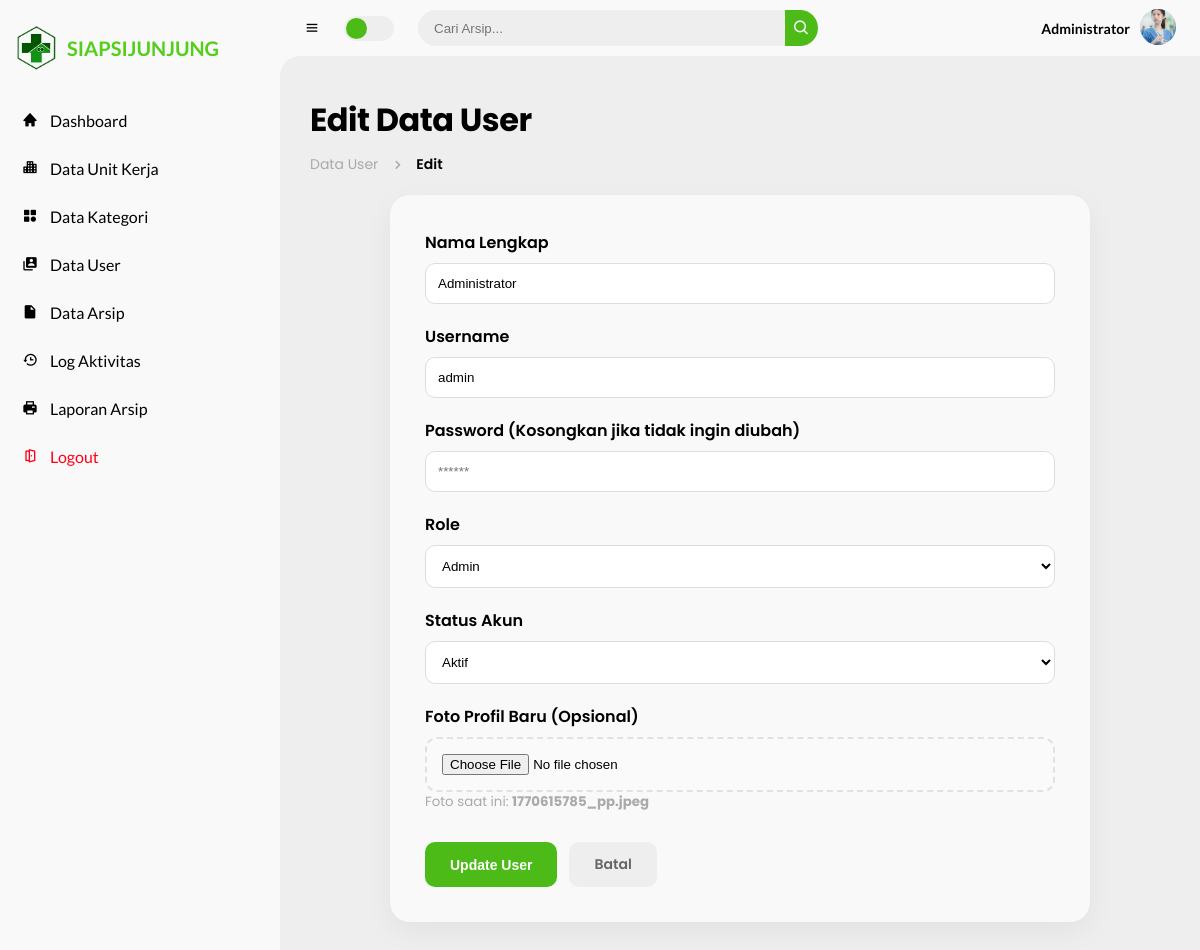
/pages/admin/user_edit.php?id=2 (signed in), run on the app's committed database.
### tables this page shows
CREATE TABLE `users` (
  `id_user` int(11) NOT NULL,
  `username` varchar(50) NOT NULL,
  `password` varchar(255) NOT NULL,
  `nama_lengkap` varchar(100) NOT NULL,
  `foto` varchar(255) DEFAULT NULL,
  `role` enum('admin','petugas','pimpinan') NOT NULL,
  `id_unit` int(11) DEFAULT NULL,
  `status` enum('aktif','nonaktif') DEFAULT 'aktif',
  `created_at` timestamp NOT NULL DEFAULT current_timestamp()
);

### pages/admin/user_edit.php (the view, shortened to what this page needs)
<?php
include "../../config/koneksi.php";
$id = mysqli_real_escape_string($koneksi, $_GET['id']);
$query = mysqli_query($koneksi, "SELECT * FROM users WHERE id_user = '$id'");
$data = mysqli_fetch_assoc($query);
?>
<!DOCTYPE html>
<html lang="id">
<head>
    <link rel="stylesheet" href="../../assets/boxicons-2.1.4/css/boxicons.min.css">
    <link rel="stylesheet" href="../../assets/css/style.css">
</head>
<body>
    <?php include '../partials/sidebar.php'; ?>
    <section id="content">
        <?php include '../partials/navbar.php'; ?>
        <main>
            <div class="head-title">
                <div class="left">
                    <h1>Edit Data User</h1>
                    <ul class="breadcrumb">
                        <li><a href="data_user.php">Data User</a></li>
                        <li><i class='bx bx-chevron-right'></i></li>
                        <li><a class="active" href="#">Edit</a></li>
                    </ul>
                </div>
            </div>
            <div class="form-box">
                <form action="" method="POST" enctype="multipart/form-data">
                    <div class="form-group">
                        <label>Nama Lengkap</label>
                        <input type="text" name="nama_lengkap" value="<?= htmlspecialchars($data['nama_lengkap']); ?>" required>
                    </div>
                    <div class="form-group">
                        <label>Username</label>
                        <input type="text" name="username" value="<?= htmlspecialchars($data['username']); ?>" required>
                    </div>
                    <div class="form-group">
                        <label>Password (Kosongkan jika tidak ingin diubah)</label>
                        <input type="password" name="password" placeholder="******">
                    </div>
                    <div class="form-group">
                        <label>Role</label>
                        <select name="role" id="role_select" onchange="toggleUnit()" required>
                            <option value="admin" <?= $data['role'] == 'admin' ? 'selected' : ''; ?>>Admin</option>
                        </select>
                    </div>
                    <div class="form-group">
                        <label>Status Akun</label>
                        <select name="status">
                            <option value="aktif" <?= $data['status'] == 'aktif' ? 'selected' : ''; ?>>Aktif</option>
                        </select>
                    </div>
                    <div class="form-group">
                        <label>Foto Profil Baru (Opsional)</label>
                        <input type="file" name="foto" accept="image/*">
                        <small style="display: block; color: var(--dark-grey);">Foto saat ini: <strong><?= $data['foto']; ?></strong></small>
                    </div>
                    <div class="form-action">
                        <button type="submit" name="update" class="btn-save">Update User</button>
                        <a href="data_user.php" class="btn-cancel" style="text-decoration: none;">Batal</a>
                    </div>
                </form>
            </div>
        </main>
    </section>
</body>
</html>

### assets/css/style.css (style rules this page uses)
* { margin: 0; padding: 0; box-sizing: border-box; }
a { text-decoration: none; }
li { list-style: none; }
:root { --poppins: 'Poppins', sans-serif; --lato: 'Lato', sans-serif; --light: #F9F9F9; --green: #4cbb17; --light-green: #CFE8FF; --grey: #eee; --dark-grey: #AAAAAA; --berkas:#ffb300; --dark: #000000; --red: rgb(255, 0, 25); --yellow: #FFCE26; --light-yellow: #FFF2C6; --orange: #FD7238; --light-orange: #FFE0D3; --white-card: #ffffff; --border-color: #e5e7eb; }
html { overflow-x: hidden !important; }
body { background: var(--grey); overflow-x: hidden; }
#content { position: relative; width: calc(100% - 280px); left: 280px; transition: .3s ease; }
#content main { width: 100%; padding: 40px 30px; font-family: var(--poppins); max-height: calc(100vh - 56px); overflow-y: auto; }
#content main .head-title { display: flex; align-items: center; justify-content: space-between; grid-gap: 16px; flex-wrap: wrap; }
#content main .head-title .left h1 { font-size: 32px; font-weight: 700; margin-bottom: 5px; color: var(--dark); letter-spacing: -0.5px; }
.btn-save { background: var(--green); color: #fff; padding: 12px 25px; border-radius: 10px; border: none; cursor: pointer; font-weight: 600; display: flex; align-items: center; gap: 8px; transition: 0.3s; font-size: 14px; }
.btn-cancel { background: #eee; color: #666; padding: 12px 25px; border-radius: 10px; text-decoration: none; font-weight: 600; transition: 0.3s; font-size: 14px; display: flex; align-items: center; }
.form-box { background: var(--light); padding: 35px; border-radius: 20px; max-width: 700px; margin: 20px auto; box-shadow: 0 10px 30px rgba(0, 0, 0, 0.05); }
.form-group { margin-bottom: 20px; }
.form-group label { display: block; font-weight: 600; margin-bottom: 8px; color: var(--dark); }
.form-group input, .form-group select, .form-group textarea { width: 100%; padding: 12px; border-radius: 10px; border: 1px solid #ddd; background: #fff; }
input[type="file"] { padding: 8px; background: #f8f9fa; border: 2px dashed #ddd; cursor: pointer; }
input[type="file"] { background: #fafafa; border: 2px dashed #dee2e6; padding: 15px; border-radius: 12px; width: 100%; cursor: pointer; }
.form-action { display: flex; gap: 12px; margin-top: 30px; }

### pages/admin/user_edit.php (style rules this page uses)
.breadcrumb { display: flex; align-items: center; grid-gap: 10px; margin-top: 10px; }
.breadcrumb li { color: var(--dark); list-style: none; display: flex; align-items: center; }
.breadcrumb li a { color: var(--dark-grey); font-size: 14px; text-decoration: none; }
.breadcrumb li a.active { color: var(--blue); font-weight: 600; }
.breadcrumb li i { font-size: 18px; color: var(--dark-grey); }

### data on the page
users: nama_lengkap "Administrator", username "admin", role "Admin", status "Aktif", foto "1770615785_pp.jpeg"

### other printed values
$_SESSION['nama'] "Administrator"
